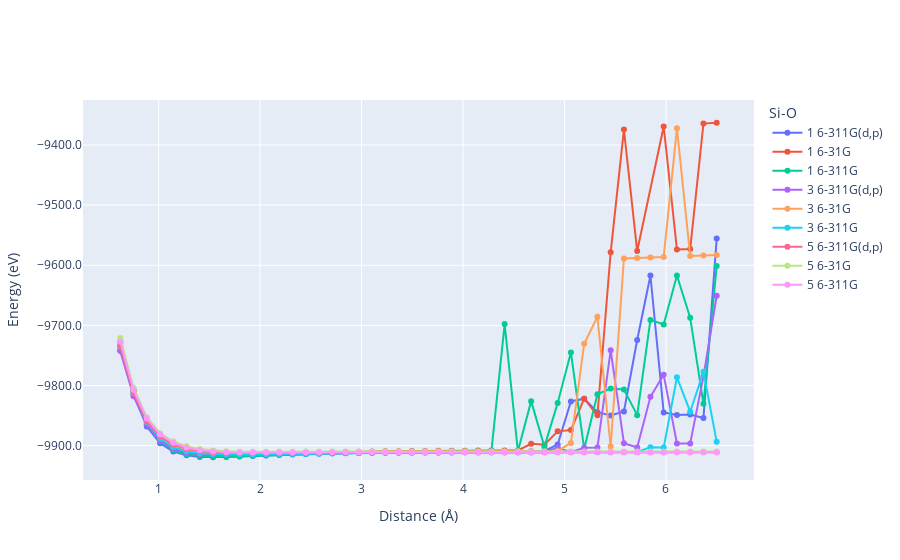

The cell this chart's notebook holds for it:
### Markdown cell above
# Si-O

### Code cell
import matplotlib.pyplot as plt
import seaborn as sns
import plotly.graph_objects as go

# plot with plotly
fig = go.Figure()

sio_gaussian_result_df = gaussian_result_df[gaussian_result_df["bond"] == "Si-O"].copy()
for multiplicity in sio_gaussian_result_df["multiplicity"].unique():
    for basis in sio_gaussian_result_df["basis"].unique():
        df = sio_gaussian_result_df[
            (sio_gaussian_result_df["multiplicity"] == multiplicity) &
            (sio_gaussian_result_df["basis"] == basis)
        ].copy()
        df.sort_values(by="distance", inplace=True)
        df.reset_index(inplace=True, drop=True)
        fig.add_trace(
            go.Scatter(
                x=df["distance"],
                y=df["energy"],
                mode="lines+markers",
                name=f"{multiplicity} {basis}"
            )
        )

fig.update_layout(legend_title_text = "Si-O")
fig.update_xaxes(title_text="Distance (Å)")
fig.update_yaxes(title_text="Energy (eV)", tickformat=".1f")
fig.show()
